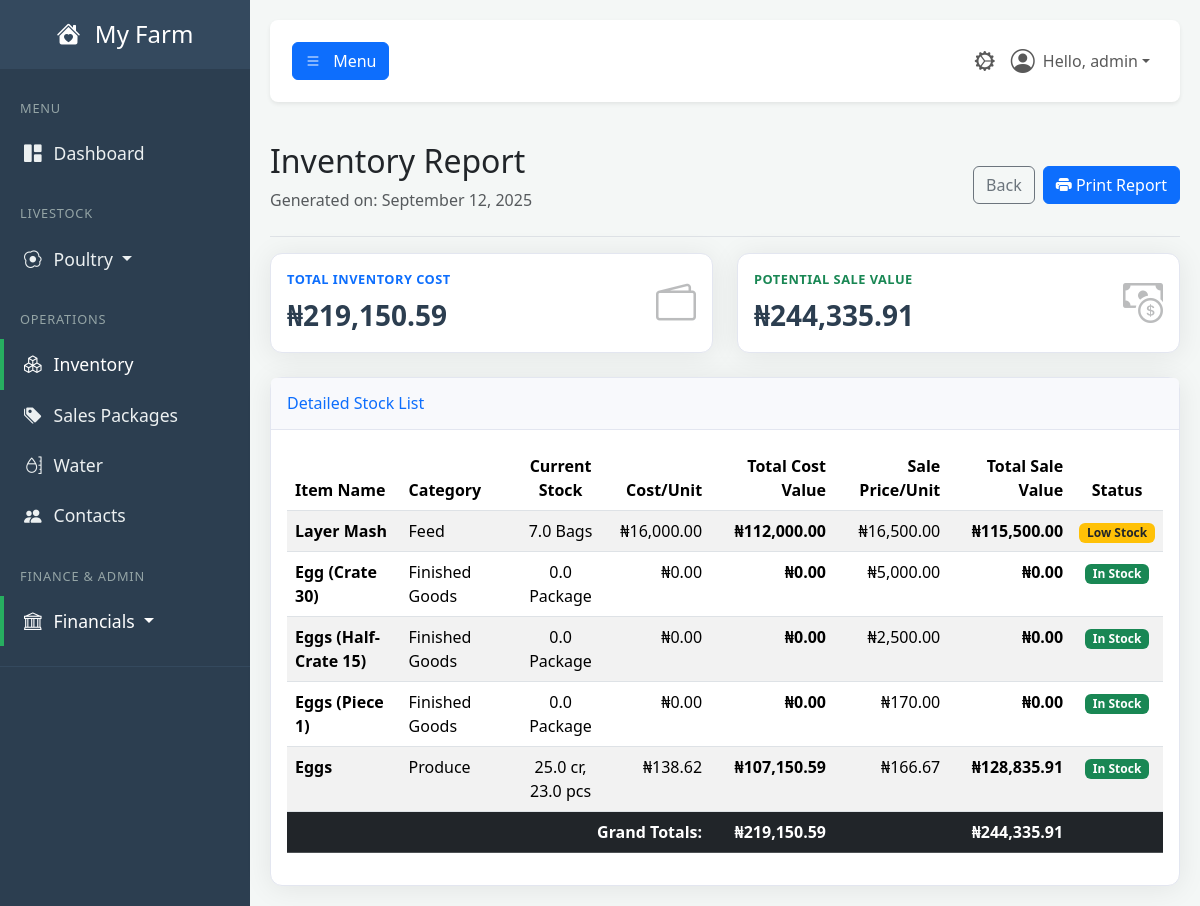
The app's page /report/inventory (signed in), older data.
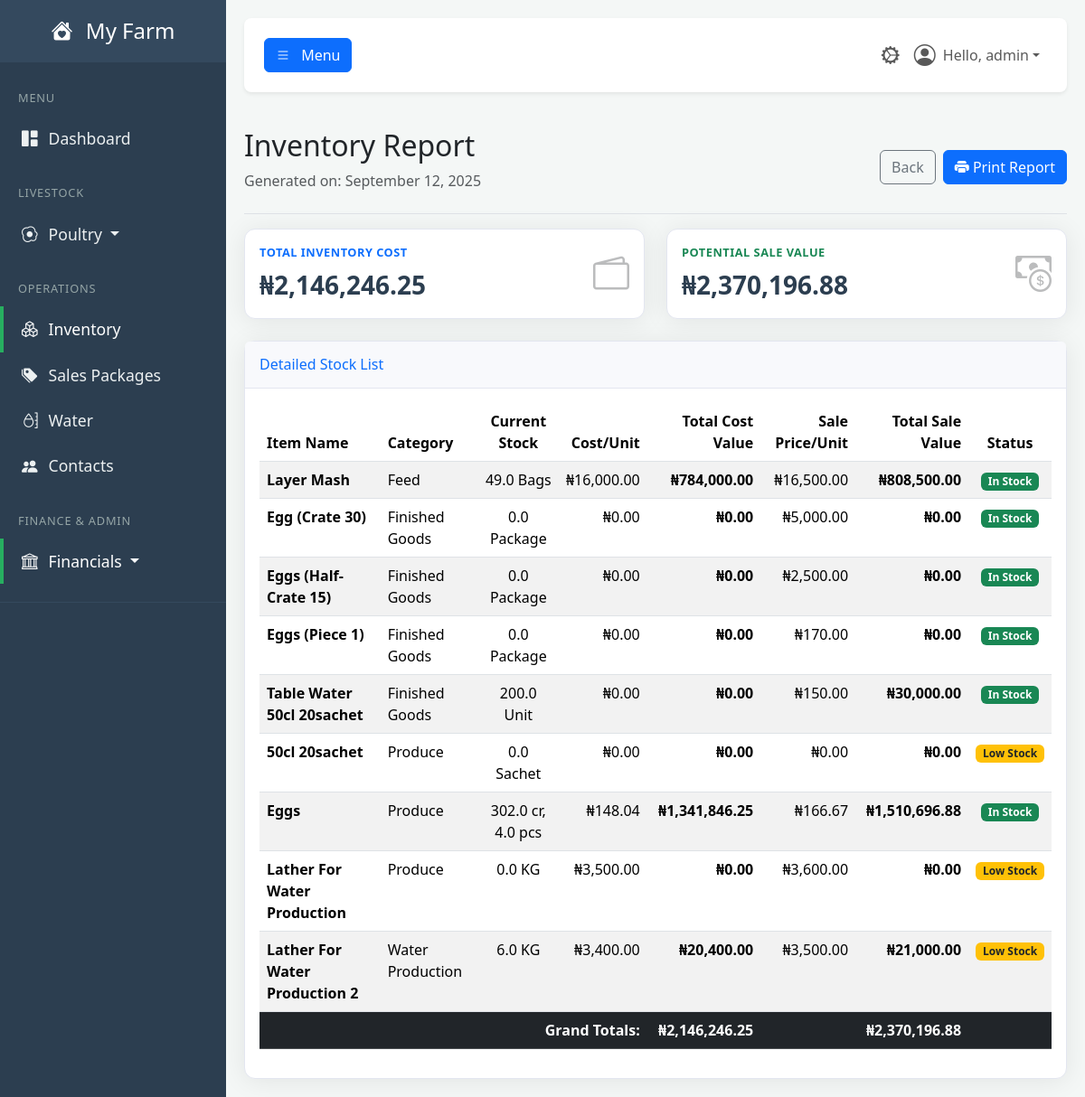
The same page, newer data.
### tables this page shows
CREATE TABLE inventory (
            id INTEGER PRIMARY KEY,
            name TEXT NOT NULL,
            category TEXT NOT NULL,
            quantity REAL NOT NULL,
            unit TEXT NOT NULL,
            unit_cost REAL NOT NULL DEFAULT 0,
            sale_price REAL NOT NULL DEFAULT 0,
            low_stock_threshold REAL,
            expiry_date TEXT,
            created_at TIMESTAMP DEFAULT CURRENT_TIMESTAMP
        );

### app.py (the view)
@app.route('/report/inventory')
@login_required
@permission_required('run_operational_reports')
def report_inventory():
    db = get_db()
    inventory_items = db.execute("""
        SELECT
            name, category, quantity, unit,
            unit_cost, sale_price, low_stock_threshold,
            (quantity * unit_cost) AS total_cost_value,
            (quantity * sale_price) AS total_sale_value
        FROM inventory
        ORDER BY category, name
    """).fetchall()
    total_inventory_cost = sum(item['total_cost_value'] for item in inventory_items if item['total_cost_value'] is not None)
    total_inventory_sale_value = sum(item['total_sale_value'] for item in inventory_items if item['total_sale_value'] is not None)
    report_date = date.today().strftime('%B %d, %Y')
    return render_template(
        'report_inventory.html', # <-- This is the final, correct filename.
        user=g.user,
        inventory_items=inventory_items,
        total_inventory_cost=total_inventory_cost,
        total_inventory_sale_value=total_inventory_sale_value,
        report_date=report_date,
        now=datetime.utcnow()
    )

### app.py (called while the page is built)
def get_db():
    if 'db' not in g:
        g.db = sqlite3.connect(DATABASE)
        g.db.row_factory = sqlite3.Row
    return g.db

def login_required(f):
    @wraps(f)
    def decorated_function(*args, **kwargs):
        if 'user_id' not in session:
            flash('Please log in to access this page.', 'warning')
            return redirect(url_for('login'))
        g.user = User.get_by_id(session['user_id'])
        if not g.user:
            session.clear()
            return redirect(url_for('login'))
        return f(*args, **kwargs)
    return decorated_function

def permission_required(permission_name):
    def decorator(f):
        @wraps(f)
        def decorated_function(*args, **kwargs):
            if not hasattr(g, 'user') or not g.user.has_permission(permission_name):
                flash('You do not have the required permission.', 'danger')
                return redirect(url_for('dashboard'))
            return f(*args, **kwargs)
        return decorated_function
    return decorator

### templates/report_inventory.html (shortened to what the changed rows need)
{% extends "base.html" %}
{% block content %}
    <div class="d-flex justify-content-between flex-wrap flex-md-nowrap align-items-center pt-3 pb-2 mb-3 border-bottom no-print">
        <div>
            <h1 class="h2">Inventory Report</h1>
        </div>
    </div>
    <div class="row mb-4">
        <div class="col-md-6">
            <div class="card shadow-sm h-100"><div class="card-body"><div class="row align-items-center"><div class="col"><div class="kpi-label text-primary">Total Inventory Cost</div><div class="kpi-value">₦{{ '{:,.2f}'.format(total_inventory_cost) }}</div></div><div class="col-auto kpi-icon"><i class="bi bi-wallet2"></i></div></div></div></div>
        </div>
        <div class="col-md-6">
            <div class="card shadow-sm h-100"><div class="card-body"><div class="row align-items-center"><div class="col"><div class="kpi-label text-success">Potential Sale Value</div><div class="kpi-value">₦{{ '{:,.2f}'.format(total_inventory_sale_value) }}</div></div><div class="col-auto kpi-icon"><i class="bi bi-cash-coin"></i></div></div></div></div>
        </div>
    </div>
    <div class="card shadow-sm">
        <div class="card-body">
            <div class="table-responsive">
                <table class="table table-striped table-hover">
                    <thead>
                        <tr>
                            <th>Item Name</th><th>Category</th><th class="text-center">Current Stock</th>
                            <th class="text-end">Cost/Unit</th><th class="text-end">Total Cost Value</th>
                            <th class="text-end">Sale Price/Unit</th><th class="text-end">Total Sale Value</th>
                            <th class="text-center">Status</th>
                        </tr>
                    </thead>
                    <tbody>
                        {% for item in inventory_items %}
                        <tr>
                            <td><strong>{{ item.name }}</strong></td>
                            <td>{{ item.category }}</td>
                            <td class="text-center">
                                {% if item.name == 'Eggs' %}{% set crates = (item.quantity // 30) %}{% set pieces = (item.quantity % 30) %}{{ crates }} cr, {{ pieces }} pcs{% else %}{{ item.quantity }} {{ item.unit }}{% endif %}
                            </td>
                            <td class="text-end">₦{{ '{:,.2f}'.format(item.unit_cost or 0) }}</td>
                            <td class="text-end"><strong>₦{{ '{:,.2f}'.format(item.total_cost_value or 0) }}</strong></td>
                            <td class="text-end">₦{{ '{:,.2f}'.format(item.sale_price or 0) }}</td>
                            <td class="text-end"><strong>₦{{ '{:,.2f}'.format(item.total_sale_value or 0) }}</strong></td>
                            <td class="text-center">
                                {% if item.low_stock_threshold is not none and item.quantity is not none and item.quantity <= item.low_stock_threshold %}
                                    <span class="badge bg-warning text-dark">Low Stock</span>
                                {% else %}
                                    <span class="badge bg-success">In Stock</span>
                                {% endif %}
                            </td>
                        </tr>
                        {% else %}
                        <tr><td colspan="8" class="text-center text-muted">No inventory items to report.</td></tr>
                        {% endfor %}
                    </tbody>
                    <tfoot>
                        <tr class="table-dark"><th colspan="4" class="text-end">Grand Totals:</th><th class="text-end">₦{{ '{:,.2f}'.format(total_inventory_cost) }}</th><th></th><th class="text-end">₦{{ '{:,.2f}'.format(total_inventory_sale_value) }}</th><th></th></tr>
                    </tfoot>
                </table>
            </div>
        </div>
    </div>
{% endblock %}

Row changes from the older to the newer data that the page shows:
changed inventory "Layer Mash": quantity "7.0" → "49.0"; total_cost_value "112,000.00" → "784,000.00"; total_sale_value "115,500.00" → "808,500.00"; quantity "Low Stock" → "In Stock"
added inventory: name "Table Water 50cl 20sachet", category "Finished Goods", quantity "200.0", unit "Unit", unit_cost "0.00", sale_price "150.00", total_sale_value "30,000.00", shows "In Stock"
added inventory: name "50cl 20sachet", category "Produce", quantity "0.0", unit "Sachet", unit_cost "0.00", total_cost_value "0.00", sale_price "0.00", total_sale_value "0.00", low_stock_threshold "Low Stock"
changed inventory "Eggs": crates "25.0" → "302.0"; pieces "23.0" → "4.0"; unit_cost "138.62" → "148.04"; total_cost_value "107,150.59" → "1,341,846.25"; total_sale_value "128,835.91" → "1,510,696.88"
added inventory: name "Lather For Water Production", category "Produce", quantity "0.0", unit "KG", unit_cost "3,500.00", quantity "0.00", sale_price "3,600.00", low_stock_threshold "Low Stock"
added inventory: name "Lather For Water Production 2", category "Water Production", quantity "6.0", unit "KG", unit_cost "3,400.00", total_cost_value "20,400.00", sale_price "3,500.00", total_sale_value "21,000.00", low_stock_threshold "Low Stock"
Text that changed along with them:
{{ '{:,.2f}'.format(total_inventory_cost) }}: "219,150.59" → "2,146,246.25"
{{ '{:,.2f}'.format(total_inventory_sale_value) }}: "244,335.91" → "2,370,196.88"
